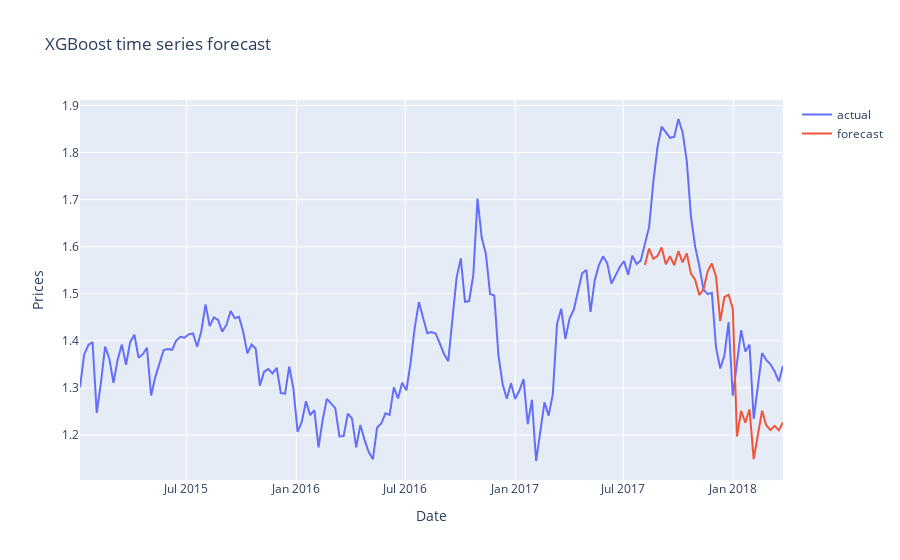

The code cell stored with this chart in its notebook:
### Code cell
scatter = go.Scatter(x = data.groupby('date').mean().index, y = data.groupby('date').mean().averageprice , name = 'actual')
scatter2 = go.Scatter(x = data_all.groupby('date').mean().index, y = data_all.groupby('date').mean().averageprice_prediction, name = 'forecast')

layout = go.Layout(title = 'XGBoost time series forecast', xaxis ={'title':'Date'}, yaxis = {'title':'Prices'})
figure = go.Figure(data = [scatter, scatter2], layout = layout)
iplot(figure)

### Figure 1 — Plotly figure (JSON) as saved in the notebook; plotly's stock layout.template omitted (floating-point values rounded to 4 significant figures; data arrays with more than 128 entries replaced by an {"elided": "..."} marker saying what was removed)
{"data": [{"name": "actual", "type": "scatter", "x": {"elided": "169 str values"}, "y": {"elided": "169 float values"}}, {"name": "forecast", "type": "scatter", "x": {"elided": "169 str values"}, "y": {"elided": "169 float values"}}], "layout": {"title": {"text": "XGBoost time series forecast"}, "xaxis": {"title": {"text": "Date"}}, "yaxis": {"title": {"text": "Prices"}}}}
